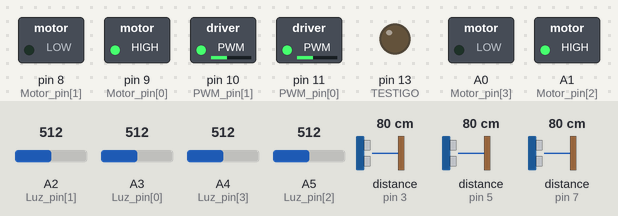
A sketch run on a simulated Arduino Uno, built with avr-gcc and run on an emulated ATmega328P. On the bench: switched loads named in the sketch (green lamp = pin HIGH), output pins drawn as LEDs (lit = HIGH). Wiring (inferred from the names in the program): 3 × ultrasonic range finder: trigger pin 2, echo pin 3 / trigger pin 4, echo pin 5 / trigger pin 6, echo pin 7. Dashed ring = blinking. The inputs (shaded band) are chosen by the test bench; at power-on: distance to the obstacle (sensors on pin 3, pin 7, pin 5) 80 cm, A2 (Luz_pin[1]) = 512, A3 (Luz_pin[0]) = 512, A4 (Luz_pin[3]) = 512, A5 (Luz_pin[2]) = 512. The echo pulse lasts 58.3 µs per cm; the board resets itself during the run and starts again; pins used as bus, display or sensor lines are not drawn; what the sketch prints to the serial monitor is not drawn.

Above: at 13.2 s.
13.3 s: distance to the obstacle (sensor on pin 3) set to 5 cm
At 13.8 s:
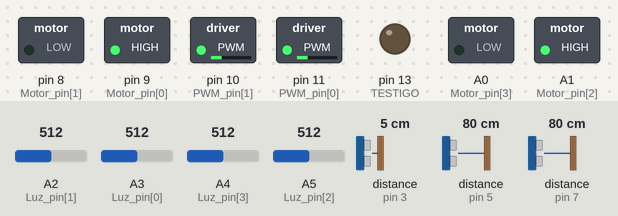
14.8 s: distance to the obstacle (sensor on pin 3) set to 2 cm
At 15.6 s:
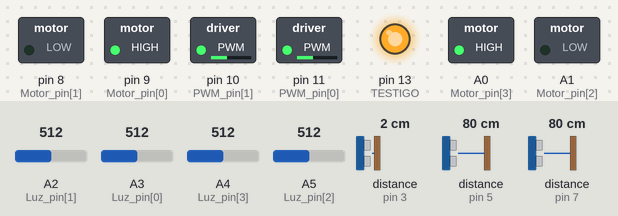
17.8 s: distance to the obstacle (sensor on pin 7) set to 24 cm
20.8 s: distance to the obstacle (sensor on pin 7) set to 19 cm
At 22.3 s:
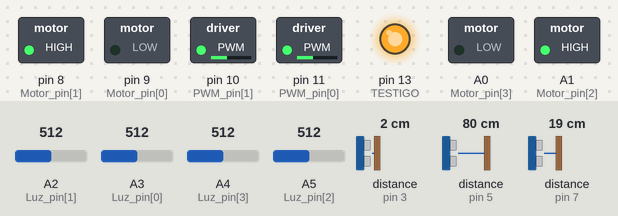
23.8 s: distance to the obstacle (sensor on pin 3) set to 4 cm
At 25.1 s:
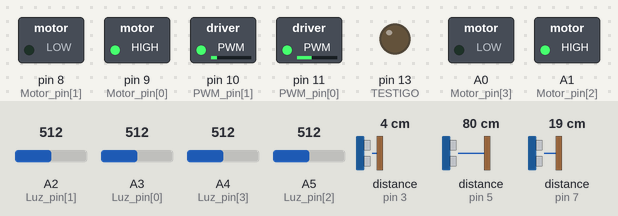
25.8 s: distance to the obstacle (sensor on pin 5) set to 4 cm
At 27.0 s:
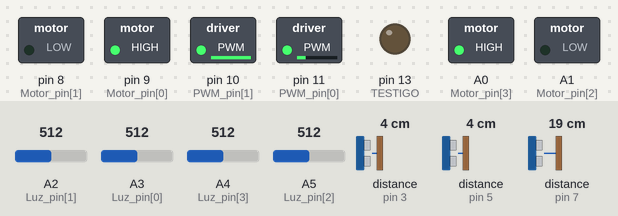
Timing chart, 0 to 28.3 s (numbered marks = the images above; inputs shaded):
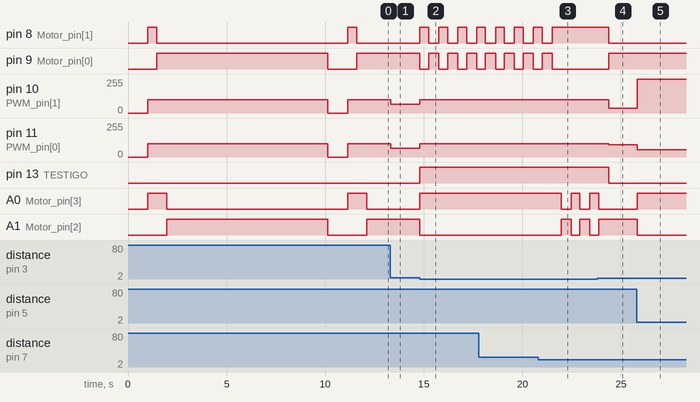

Measured:
- the behaviour switches between 4 and 3 cm on distance to the obstacle (sensor on pin 3) (found by bisection; images 1 and 2)
- the behaviour switches between 22 and 21 cm on distance to the obstacle (sensor on pin 7) (found by bisection; images 2 and 3)
- after the input at 13.3 s, pin 10 (PWM_pin[1]), pin 11 (PWM_pin[0]): 100/255 → 67/255 at once
- after the input at 14.8 s, pin 8 (Motor_pin[1]): alternates HIGH for 0.45 s and LOW for 0.51 s, starting at once; pin 9 (Motor_pin[0]): alternates HIGH for 0.51 s and LOW for 0.45 s, starting at once
- after the input at 20.8 s, pin 8 (Motor_pin[1]): goes on until 21.5 s, then stays HIGH; pin 9 (Motor_pin[0]): goes on until 21.5 s, then stays LOW; A0 (Motor_pin[3]): alternates HIGH for 0.45 s and LOW for 0.51 s, starting after 1.2 s; A1 (Motor_pin[2]): alternates HIGH for 0.51 s and LOW for 0.45 s, starting after 1.2 s
- after the input at 23.8 s, pin 8 (Motor_pin[1]), pin 13 (TESTIGO): HIGH → LOW after 0.58 s; pin 9 (Motor_pin[0]): LOW → HIGH after 0.58 s; pin 10 (PWM_pin[1]): 100/255 → 37/255 after 0.59 s; pin 11 (PWM_pin[0]): 100/255 → 93/255 after 0.58 s; A0 (Motor_pin[3]): goes on until 23.9 s, then stays LOW
- after the input at 25.8 s, pin 10 (PWM_pin[1]): 37/255 → 254/255 at once; pin 11 (PWM_pin[0]): 93/255 → 54/255 at once; A0 (Motor_pin[3]): LOW → HIGH at once; A1 (Motor_pin[2]): HIGH → LOW at once

The sketch:

code.ino
```cpp
// CURSO ROBOT LABERINTO. CLUB DE ROBÓTICA DE LA FACULTAD DE INGENIERÍA.   Por: Adrián Ricárdez Ortigosa
#include <avr/wdt.h>    // Biblioteca del Watchdog Timer para evitar que se atasque infinitamente el robot

// =================================== PINES ======================================
const int Luz_pin[4] = {A3, A2, A5, A4};            // {lpin_supizq, lpin_supder, lpin_infder, lpin_infizq}
const int US_trigger_pin[3] = {6, 2, 4};            // {Trigger_izq, Trigger_cent, Trigger_pin}
const int US_echo_pin[3] = {7, 3, 5};               // {Echo1, Echo2, Echo3}
const int Motor_pin[4] = {9, 8, A1, A0};            // {Izq_Adel, Izq_Atr, Der_Adel, Der_Atr}
const int PWM_pin[2] = {11, 10};                    // {PWM_Izq, PWM_Der}
const int Boton = 12;                               // Botón contador de uso general
const int TESTIGO = 13;                             // LED testigo
int Luz_valor[4] = {0, 0, 0, 0};                    // Valor del pull down de las foto resistencias
int US_lectura_mm[3] = {0, 0, 0};                   // Distancias de obstáculos en mm
unsigned long Duration[3] = {0, 0, 0};              // Duración que tarda en llegar del Trigger al Echo
long rango_US[3] = {1800, 1800, 1800};              // Rango de detección de cada ultrasónico, con 1800 son 209 mm de detección aproximádamente
short valor_US_max = 209;                           // Valor máximo de detección en función del rango de detección en milímetros
short valor_US_choque = valor_US_max - 30;          // Valor de tolerancia máximo para poder decidir alguna rutina de giro antes de chocar
float PWM_izq = 0;                                  // Valor de la potencia izquierda
float PWM_der = 0;                                  // Valor de la potencia derecha
int vi_izq = 100;                                   // Velocidad inicial izquierda
int vi_der = 100;                                   // Velocidad inicial derecha
// Constantes de proporcion de ley de control
const float K_dist = 1.26;
const float K_dist_c = 0.2;
const float K_luz = 0.18;
// ================================================================================

// ================================ VOID SETUP ====================================
void setup()
{
  // Entradas
  for (int i = 0; i < 3; i++)
    pinMode(Luz_pin[i], INPUT);
  for(int i = 0; i < 3; i++)
    pinMode(US_echo_pin[i],INPUT);
  pinMode(Boton, INPUT);

  // Salidas
  for (int i = 0; i < 4; i++)
    pinMode(Motor_pin[i], OUTPUT);
  for (int i= 0; i < 3; i++)
    pinMode(US_trigger_pin[i],OUTPUT);

  pinMode(PWM_pin[0], OUTPUT);
  pinMode(PWM_pin[1], OUTPUT);
  pinMode(TESTIGO, OUTPUT);

  Serial.begin(115200);   // Configurar este en el monitor serial en la esquina inferior derecha

  // Potencia inicial
  analogWrite(PWM_pin[0], 0);
  analogWrite(PWM_pin[1], 0);

  delay(1000);    // Delay de inicio

  // Rutina inicial
  Dir_Atr();
  analogWrite(PWM_pin[0], vi_izq);
  analogWrite(PWM_pin[1], vi_der);
  delay(450);
  Dir_Izq();
  delay(500);

  wdt_enable(WDTO_8S);    // Comienza a contar hasta 8 segundos y se resetea el robot si no detecta demasiado cerca alguna pared
}
// ================================================================================

// ------------------------------------- FUNCIONES ---------------------------------------------
void Dir_Adel()   // Cambio de dirección hacia adelante
{
  digitalWrite(Motor_pin[0], HIGH);
  digitalWrite(Motor_pin[1], LOW);
  digitalWrite(Motor_pin[2], HIGH);
  digitalWrite(Motor_pin[3], LOW);
}

void Dir_Atr()    // Cambio de dirección hacia atrás
{
  digitalWrite(Motor_pin[0], LOW);
  digitalWrite(Motor_pin[1], HIGH);
  digitalWrite(Motor_pin[2], LOW);
  digitalWrite(Motor_pin[3], HIGH);
}

void Dir_Der()    // Cambio de dirección hacia la derecha
{
  digitalWrite(Motor_pin[0], LOW);
  digitalWrite(Motor_pin[1], HIGH);
  digitalWrite(Motor_pin[2], HIGH);
  digitalWrite(Motor_pin[3], LOW);
}

void Dir_Izq()    // Cambio de dirección hacia la izquierda
{
  digitalWrite(Motor_pin[0], HIGH);
  digitalWrite(Motor_pin[1], LOW);
  digitalWrite(Motor_pin[2], LOW);
  digitalWrite(Motor_pin[3], HIGH);
}

void Retroceso_Der()    // Rutina con giro hacia la derecha
{
  digitalWrite(TESTIGO,HIGH);
  Dir_Atr();
  analogWrite(PWM_pin[0], vi_izq);
  analogWrite(PWM_pin[1], vi_der);
  delay(450);
  Dir_Der();
  delay(500);
  wdt_reset();    // Se le dice al watchdog que todo está bien y se resetea el contador
}

void Retroceso_Izq()    // Rutina con giro hacia la izquierda
{
  digitalWrite(TESTIGO,HIGH);
  Dir_Atr();
  analogWrite(PWM_pin[0], vi_izq);
  analogWrite(PWM_pin[1], vi_der);
  delay(450);
  Dir_Izq();
  delay(500);
  wdt_reset();    // Se le dice al watchdog que todo está bien y se resetea el contador
}

void Navegacion()   // Rutina de navegación (aquí se realiza el control)
{
  digitalWrite(TESTIGO,LOW);    // Apagamos el LED siempre que no choquemos

  // Ley de Control
  PWM_izq = vi_izq + K_dist*(US_lectura_mm[0] - US_lectura_mm[2]) + K_luz*( - Luz_valor[0] + Luz_valor[1] + Luz_valor[2] - Luz_valor[3]);
  PWM_der = vi_der + K_dist*(US_lectura_mm[2] - US_lectura_mm[0]) + K_luz*( Luz_valor[0] - Luz_valor[1] - Luz_valor[2] + Luz_valor[3]);

  // Suavizado de navegación por medio del ultrasónico frontal para que disminuya su velocidad si va a chocar de frente
  if(PWM_izq > 0)
    PWM_izq -= K_dist_c*US_lectura_mm[1];
  else if(PWM_izq < 0)
    PWM_izq += K_dist_c*US_lectura_mm[1];
  if(PWM_der > 0)
    PWM_der -= K_dist_c*US_lectura_mm[1];
  else if(PWM_der < 0)
    PWM_der += K_dist_c*US_lectura_mm[1];

  // Cambios de dirección, en -255 hacia atrás, en 255 hacia adelante por cada motor
  if (PWM_der > 0 && PWM_izq > 0)
    Dir_Adel();
  else if (PWM_der > 0 && PWM_izq < 0)
    Dir_Izq();
  else if (PWM_izq > 0 && PWM_der < 0)
    Dir_Der();
  else if (PWM_izq < 0 && PWM_der < 0)
    Dir_Atr();

  Serial.print("  ");Serial.print(PWM_izq);Serial.print("  ");Serial.println(PWM_der);    // Impresión de datos de potencias

  // Límites de velocidades, rango de PWM [-255,255] por cada motor para estancar el número
  if (PWM_izq < 0)
    PWM_izq = PWM_izq * (-1);
  if (PWM_der < 0)
    PWM_der = PWM_der * (-1);
  if (PWM_izq > 255)
    PWM_izq = 255;
  if (PWM_der > 255)
    PWM_der = 255;

  // Escritura de potencia en el L293D
  analogWrite(PWM_pin[0], PWM_izq);
  analogWrite(PWM_pin[1], PWM_der);
}

long fDistancia(long tiempo)    // Cálculo de la distancia en mm
{
  // ((tiempo)*(Velocidad del sonido)/ el camino se hace dos veces)
  long DistanceCalc; // Variable para los cálculos
  DistanceCalc = (tiempo / 2.9) / 2; // Cálculos en milímetros
  return DistanceCalc; // Devolvemos el calculo
}
// --------------------------------------------------------------------------------------------------

// ======================================================= VOID LOOP ================================================================
void loop()
{
  // Obtención de los valores de las fotorresistencias
  for(int i = 0; i < 4; i++)
    Luz_valor[i] = analogRead(Luz_pin[i]);

  // Calibración de offsets de luz natural (no es necesario, la prueba será a obscuridad total)
  /*Luz_valor[0] -= 300;
  Luz_valor[1] -= 480;
  Luz_valor[2] -= 450;
  Luz_valor[3] -= 520;*/

  // Estancamiento de valores de luz, ya que no hay luz negativa (en programación)
  if(Luz_valor[0] < 0)
    Luz_valor[0] = 0;
  if(Luz_valor[1] < 0)
    Luz_valor[1] = 0;
  if(Luz_valor[2] < 0)
    Luz_valor[2] = 0;
  if(Luz_valor[3] < 0)
    Luz_valor[3] = 0;

  // Obtención de los valores de los ultrasónicos
  for(int i = 0;i < 3; i++)
  {
    // Obtención de datos del sonar
    digitalWrite(US_trigger_pin[i],HIGH);
    delayMicroseconds(10);
    digitalWrite(US_trigger_pin[i],LOW);
    Duration[i] = pulseIn(US_echo_pin[i], HIGH, rango_US[i]);
    US_lectura_mm[i] = fDistancia(Duration[i]);
    // Cambio de valores a complementario para suavizar comportamiento US
    if( US_lectura_mm[i] != 0)
      US_lectura_mm[i] = valor_US_max - US_lectura_mm[i];
  }

    // Estancamiento de valores de distancia, ya que no hay distancias negativas
    if(US_lectura_mm[0] < 0)
      US_lectura_mm[0] = 0;
    if(US_lectura_mm[1] < 0)
      US_lectura_mm[1] = 0;
    if(US_lectura_mm[2] < 0)
      US_lectura_mm[2] = 0;

  // Impresión de valores de distancia y luz
  Serial.print("USizq UScen USder Lsupizq Lsupder Linfder Linfizq PWM_izq PWM_der: ");
  Serial.print(US_lectura_mm[0]);Serial.print("  ");Serial.print(US_lectura_mm[1]);Serial.print("  ");Serial.print(US_lectura_mm[2]);Serial.print("  ");
  Serial.print(Luz_valor[0]);Serial.print("  ");Serial.print(Luz_valor[1]);Serial.print("  ");Serial.print(Luz_valor[2]);Serial.print("  ");Serial.print(Luz_valor[3]);

  // Si esta muy cerca de algún objeto, realizar rutina de rescate, o rutina de navegación si todo está bien
  if(US_lectura_mm[0] > valor_US_choque)
    Retroceso_Der();
  else if(US_lectura_mm[2] > valor_US_choque)
    Retroceso_Izq();
  // Los siguientes dos casos son tipo "flip"
  else if(US_lectura_mm[1] > valor_US_choque && (US_lectura_mm[0] - US_lectura_mm[2]) <= 0)
    Retroceso_Izq();
  else if(US_lectura_mm[1] > valor_US_choque && (US_lectura_mm[0] - US_lectura_mm[2]) >= 0)
    Retroceso_Der();
  // Si está evadiendo sin estar en "peligro" de atascarse, que siga la luz y evada paredes
  else
    Navegacion();
}

// ==================================================================================================================

// CURSO ROBOT LABERINTO. CLUB DE ROBÓTICA DE LA FACULTAD DE INGENIERÍA.   Por: Adrián Ricárdez Ortigosa
```
